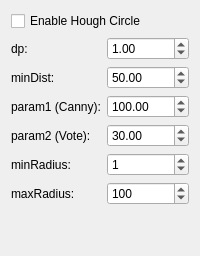
       <widget class="QWidget" name="tab_hough">
        <attribute name="title">
         <string>Hough</string>
        </attribute>
        <layout class="QVBoxLayout" name="hough_v_layout">
         <item>
          <widget class="QCheckBox" name="chk_hough_enable">
           <property name="text">
            <string>Enable Hough Circle</string>
           </property>
          </widget>
         </item>
         <item>
          <layout class="QFormLayout" name="hough_form_layout">
           <item row="0" column="0">
            <widget class="QLabel" name="label_hough_dp">
             <property name="text">
              <string>dp:</string>
             </property>
            </widget>
           </item>
           <item row="0" column="1">
            <widget class="QDoubleSpinBox" name="hough_dp">
             <property name="minimum">
              <double>0.1</double>
             </property>
             <property name="maximum">
              <double>10.0</double>
             </property>
             <property name="singleStep">
              <double>0.1</double>
             </property>
             <property name="value">
              <double>1.0</double>
             </property>
            </widget>
           </item>
           <item row="1" column="0">
            <widget class="QLabel" name="label_hough_minDist">
             <property name="text">
              <string>minDist:</string>
             </property>
            </widget>
           </item>
           <item row="1" column="1">
            <widget class="QDoubleSpinBox" name="hough_minDist">
             <property name="minimum">
              <double>1.0</double>
             </property>
             <property name="maximum">
              <double>1000.0</double>
             </property>
             <property name="value">
              <double>50.0</double>
             </property>
            </widget>
           </item>
           <item row="2" column="0">
            <widget class="QLabel" name="label_hough_param1">
             <property name="text">
              <string>param1 (Canny):</string>
             </property>
            </widget>
           </item>
           <item row="2" column="1">
            <widget class="QDoubleSpinBox" name="hough_param1">
             <property name="maximum">
              <double>500.0</double>
             </property>
             <property name="value">
              <double>100.0</double>
             </property>
            </widget>
           </item>
           <item row="3" column="0">
            <widget class="QLabel" name="label_hough_param2">
             <property name="text">
              <string>param2 (Vote):</string>
             </property>
            </widget>
           </item>
           <item row="3" column="1">
            <widget class="QDoubleSpinBox" name="hough_param2">
             <property name="maximum">
              <double>200.0</double>
             </property>
             <property name="value">
              <double>30.0</double>
             </property>
            </widget>
           </item>
           <item row="4" column="0">
            <widget class="QLabel" name="label_hough_minRadius">
             <property name="text">
              <string>minRadius:</string>
             </property>
            </widget>
           </item>
           <item row="4" column="1">
            <widget class="QSpinBox" name="hough_minRadius">
             <property name="maximum">
              <number>1000</number>
             </property>
             <property name="value">
              <number>1</number>
             </property>
            </widget>
           </item>
           <item row="5" column="0">
            <widget class="QLabel" name="label_hough_maxRadius">
             <property name="text">
              <string>maxRadius:</string>
             </property>
            </widget>
           </item>
           <item row="5" column="1">
            <widget class="QSpinBox" name="hough_maxRadius">
             <property name="maximum">
              <number>1000</number>
             </property>
             <property name="value">
              <number>100</number>
             </property>
            </widget>
           </item>
          </layout>
         </item>
         <item>
          <spacer name="spacer_hough">
           <property name="orientation">
            <enum>Qt::Vertical</enum>
           </property>
           <property name="sizeHint" stdset="0">
            <size>
             <width>20</width>
             <height>40</height>
            </size>
           </property>
          </spacer>
         </item>
        </layout>
       </widget>
